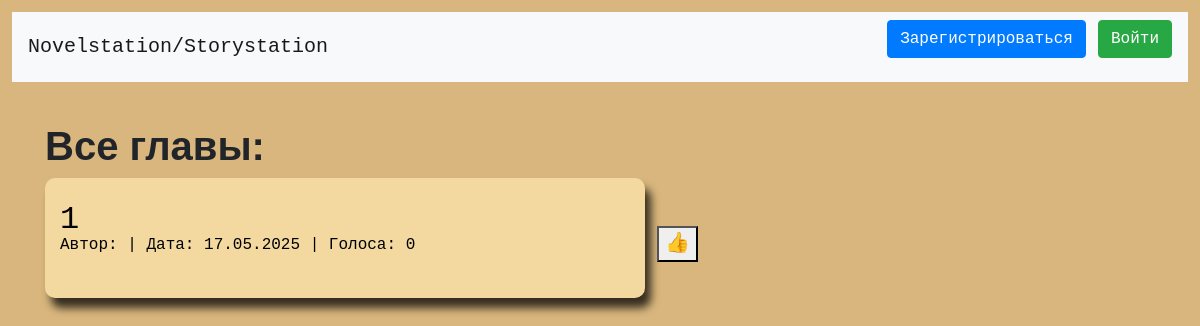
The page / on the database its author committed.
### data/chapters.py (models this page shows)
class Chapter(SqlAlchemyBase, UserMixin):
    __tablename__ = 'chapters'
    id = Column(Integer, primary_key=True)
    parent = Column(Integer, default=-1)
    author_id = Column(Integer, ForeignKey("users.id"))
    state = Column(Integer, default=0)  # 0-первая глава 1-продолжениеб 2-концовка
    votes = Column(Integer, default=0)
    date = Column(DateTime, default=datetime.utcnow)
    content = Column(Text, nullable=False, default='')
    title = Column(Text, nullable=False)

### server.py (the view)
@app.route('/')
def index():
    db_sess = db_session.create_session()
    chapters = [char for char in db_sess.query(Chapter).all() if char.state == 0]
    return render_template('index.html', chapters=chapters, title='Лента')

### data/db_session.py (called while the page is built)
def create_session() -> Session:
    global __factory
    return __factory()

### templates/index.html (shortened to what this page needs)
{% extends "base.html" %}
{% block head %}
<link rel="stylesheet" href="../static/base.css">
{% endblock %}
{% block content %}
<br>
<h1>Все главы:</h1>
{% for chapter in chapters %}
    <a href="/read/{{ chapter.id }}">
        <button class="editorSheet" style='overflow: hidden; border-radius: 10px; min-height: 10vw; max-height: 20vw'>
            <h2 style="margin-bottom: -10px">{{ chapter.title|safe }}</h2>
            <div style="overflow-wrap: anywhere">
                <small style="margin-top: -10px">Автор: {{ current_user.name|safe }} | Дата: {{ chapter.date.strftime('%d.%m.%Y') }} | Голоса: {{ chapter.votes|safe }}</small>
            </div>
        </button>
    </a>
    <a href="/vote/{{ chapter.id }}{{index}}">
        <button class="vote-btn">👍</button>
    </a>
    <br>
    <br>
{% endfor %}
{% endblock %}

### templates/base.html (shortened to what this page needs)
<!doctype html>
<html lang="ru">
<head>
    <link rel="stylesheet"
          href="https://stackpath.bootstrapcdn.com/bootstrap/4.4.1/css/bootstrap.min.css"
>
    {% block head %}{% endblock %}
</head>
<body>
<header>
    <nav class="navbar navbar-light bg-light">
        <a class="navbar-brand" href="/">Novelstation/Storystation</a>
        {% if current_user.is_authenticated %}
        <form action="/personal/{{ current_user.id }}">
            <button style="font-size: 30px" type="text" required>🖋</button>
        </form>
        <a class="navbar-brand" href="/profile/{{ current_user.id }}">{{ current_user.name }}</a>
        {% else %}
        <p>
            <a class="btn btn-primary " href="/register">Зарегистрироваться</a>
            <a class="btn btn-success" href="/login">Войти</a>
        </p>
        {% endif %}
    </nav>
</header>
<main role="main" class="container">
    <div style="margin-top: 10px">
    {% block content %}{% endblock %}
    </div>
</main>
</body>
</html>

### static/base.css (style rules this page uses)
body { text-align: left; margin: 1vw; font-family: Courier New, Courier, sans-serif; font-size: 20px; background-color: #d8b67d; }
.editorSheet { width: 50vw; min-height: 100vw; margin-left: 0; border: 0 solid; text-align: left; background-color: #f3d8a0; -webkit-box-shadow: 6px 10px 9px 0 rgba(0, 0, 0, 0.75); -moz-box-shadow: 6px 10px 9px 0 rgba(0, 0, 0, 0.75); box-shadow: 6px 10px 9px 0 rgba(0, 0, 0, 0.75); padding: 15px; }
h1 { font-size: 40px; font-family: Tahoma, sans-serif; font-weight: 900; }

### rows shown on the page
Chapter: title "1", date "17.05.2025", votes "0"
